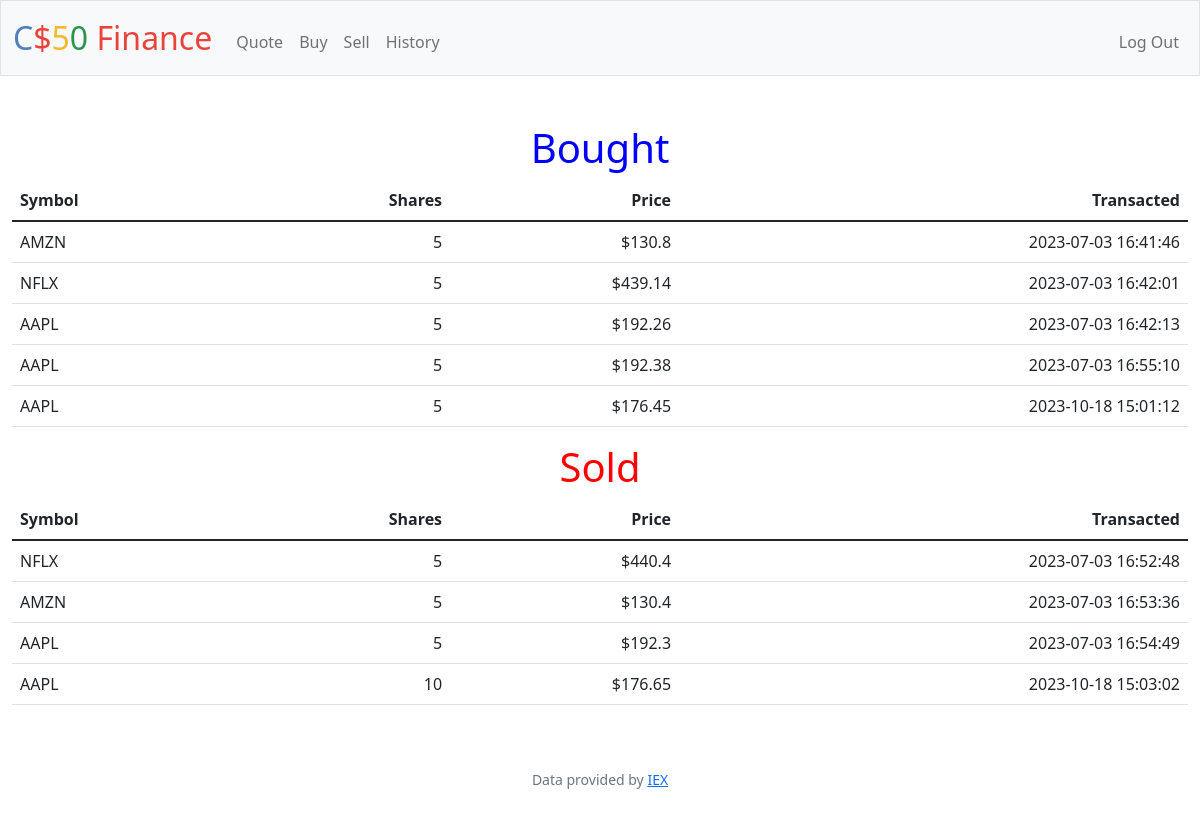
Screenshot of /history (signed in) with the database file from the repository.
### tables this page shows
CREATE TABLE infom2 (symbol TEXT NOT NULL, shares INTEGER NOT NULL, price NUMERIC NOT NULL, user_id INTEGER ,date DATETIME DEFAULT CURRENT_TIMESTAMP , FOREIGN KEY(user_id) REFERENCES users(id));

CREATE TABLE sold ( symbol TEXT NOT NULL , shares INTEGER NOT NULL , price NUMERIC NOT NULL , user_id INTEGER NOT NULL,time DATETIME NOT NULL DEFAULT CURRENT_TIMESTAMP, FOREIGN KEY (user_id) REFERENCES users (id));

### app.py (the view)
@app.route("/history")
@login_required
def history():
    data_buy = db.execute("SELECT symbol, shares, price, date FROM infom2 WHERE user_id = ?", session["user_id"])
    data_sold = db.execute("SELECT symbol , shares, price, time FROM sold WHERE user_id = ?", session["user_id"])
    return render_template("history.html",bought = data_buy,sold = data_sold)

### app.py (called while the page is built)
@app.after_request
def after_request(response):
    response.headers["Cache-Control"] = "no-cache, no-store, must-revalidate"
    response.headers["Expires"] = 0
    response.headers["Pragma"] = "no-cache"
    return response

### helpers.py (called while the page is built)
def login_required(f):
    @wraps(f)
    def decorated_function(*args, **kwargs):
        if session.get("user_id") is None:
            return redirect("/login")
        return f(*args, **kwargs)
    return decorated_function

### templates/history.html (shortened to what this page needs)
{% extends "layout.html" %}
{% block main %}
<h1 id = "bought">Bought</h1>
    <table class = "table">
        <thead>
            <tr>
                <th class="text-start">Symbol</th>
                <th class="text-end">Shares</th>
                <th class="text-end">Price</th>
                <th class="text-end">Transacted</th>
            </tr>
        </thead>
        <tbody>
            {% for i in bought  %}
            <tr>
                <td class="text-start">{{i["symbol"]}}</td>
                <td class="text-end">{{i["shares"]}}</td>
                <td class="text-end">${{i["price"]}}</td>
                <td class="text-end">{{i["date"]}}</td>
            </tr>
            {% endfor %}
        </tbody>
    </table>
    <h1 id = "sold" >Sold</h1>
    <table class = "table">
        <thead>
            <tr>
                <th class="text-start">Symbol</th>
                <th class="text-end">Shares</th>
                <th class="text-end">Price</th>
                <th class="text-end">Transacted</th>
            </tr>
        </thead>
        <tbody>
            {% for i in sold %}
            <tr>
                <td class="text-start">{{i["symbol"]}}</td>
                <td class="text-end">{{i["shares"]}}</td>
                <td class="text-end">${{i["price"]}}</td>
                <td class="text-end">{{i["time"]}}</td>
            </tr>
            {% endfor %}
        </tbody>
    </table>
{% endblock %}

### templates/layout.html (shortened to what this page needs)
<!DOCTYPE html>
<html lang="en">
    <head>
        <link href="https://cdn.jsdelivr.net/npm/bootstrap@5.1.3/dist/css/bootstrap.min.css" rel="stylesheet">
        <link href="/static/styles.css" rel="stylesheet">
    </head>
    <body>
        <nav class="bg-light border navbar navbar-expand-md navbar-light">
            <div class="container-fluid">
                <a class="navbar-brand" href="/"><span class="blue">C</span><span class="red">$</span><span class="yellow">5</span><span class="green">0</span> <span class="red">Finance</span></a>
                <div class="collapse navbar-collapse" id="navbar">
                    {% if session["user_id"] %}
                        <ul class="navbar-nav me-auto mt-2">
                            <li class="nav-item"><a class="nav-link" href="/quote">Quote</a></li>
                            <li class="nav-item"><a class="nav-link" href="/buy">Buy</a></li>
                            <li class="nav-item"><a class="nav-link" href="/sell">Sell</a></li>
                            <li class="nav-item"><a class="nav-link" href="/history">History</a></li>
                        </ul>
                        <ul class="navbar-nav ms-auto mt-2">
                            <li class="nav-item"><a class="nav-link" href="/logout">Log Out</a></li>
                        </ul>
                    {% else %}
                        <ul class="navbar-nav ms-auto mt-2">
                            <li class="nav-item"><a class="nav-link" href="/register">Register</a></li>
                            <li class="nav-item"><a class="nav-link" href="/login">Log In</a></li>
                        </ul>
                    {% endif %}
                </div>
            </div>
        </nav>
        <main class="container-fluid py-5 text-center">
            {% block main %}{% endblock %}
        </main>
        <footer class="mb-5 small text-center text-muted">
            Data provided by <a href="https://iexcloud.io/">IEX</a>
        </footer>
    </body>
</html>

### static/styles.css (style rules this page uses)
nav .navbar-brand { font-size: xx-large; }
nav .navbar-brand .blue { color: #537fbe; }
nav .navbar-brand .red { color: #ea433b; }
nav .navbar-brand .yellow { color: #f5b82e; }
nav .navbar-brand .green { color: #2e944b; }
#bought { color:blue; }
#sold { color:red; }

### rows the page displays
infom2: symbol "AMZN", shares "5", price "130.8", date "2023-07-03 16:41:46"
infom2: symbol "NFLX", shares "5", price "439.14", date "2023-07-03 16:42:01"
infom2: symbol "AAPL", shares "5", price "192.26", date "2023-07-03 16:42:13"
infom2: symbol "AAPL", shares "5", price "192.38", date "2023-07-03 16:55:10"
infom2: symbol "AAPL", shares "5", price "176.45", date "2023-10-18 15:01:12"
sold: symbol "NFLX", shares "5", price "440.4", time "2023-07-03 16:52:48"
sold: symbol "AMZN", shares "5", price "130.4", time "2023-07-03 16:53:36"
sold: symbol "AAPL", shares "5", price "192.3", time "2023-07-03 16:54:49"
sold: symbol "AAPL", shares "10", price "176.65", time "2023-10-18 15:03:02"
